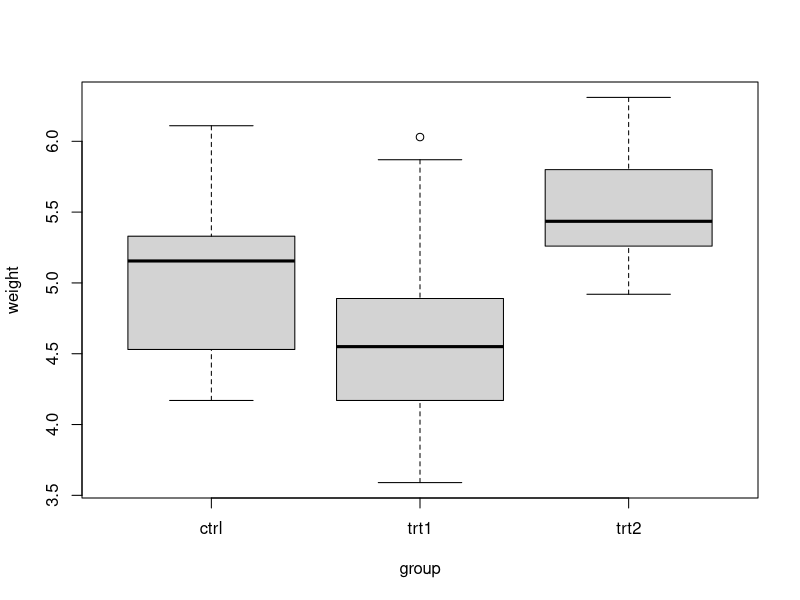
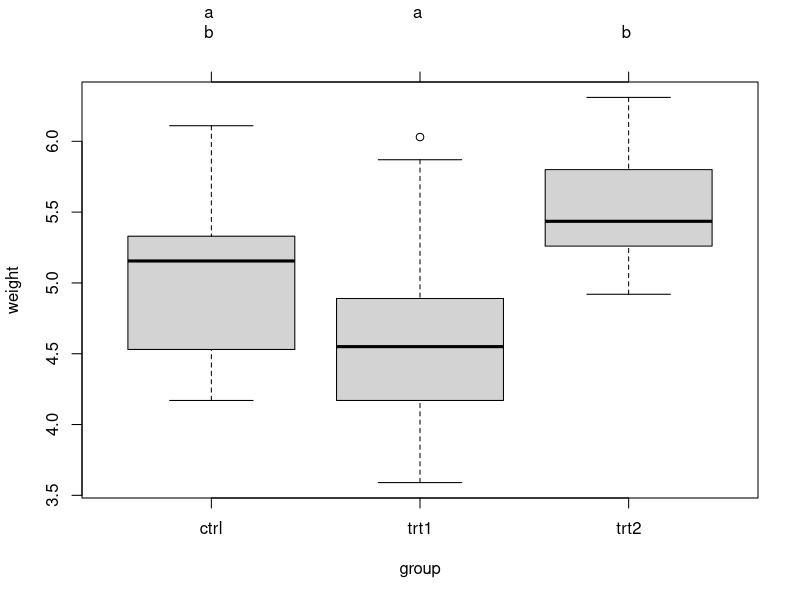
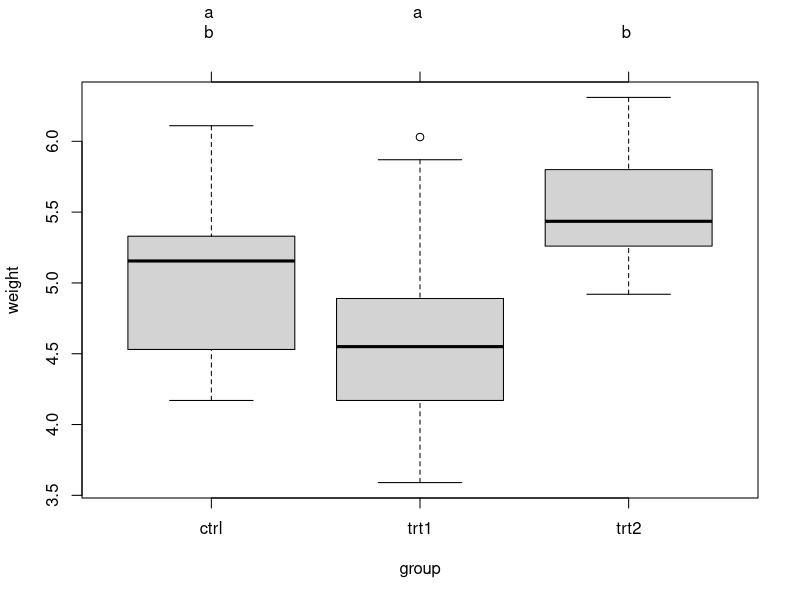

These figures' R source, in order: (Note: this script raises an error after producing the figures.)
## ---- chunk 1
boxplot(weight ~ group, data = PlantGrowth)
## ---- chunk 2
fit = lm(weight ~ group, data = PlantGrowth)
summary(fit)
## ---- chunk 3
anov = aov(fit)
summary(anov)
## ---- chunk 4
summary(anov)
## ---- chunk 5
TukeyHSD(anov)
## ---- chunk 6
library(multcomp)

fit = lm(weight ~ group, data = PlantGrowth)
tuk = glht(fit, linfct = mcp(group = "Tukey"))
summary(tuk)          # Standard display.
tuk.cld = cld(tuk)    # Letter-based display.
plot(tuk.cld)
## ---- chunk 7
plot(tuk.cld)
## ---- chunk 8
fit = lm(weight ~ 0 + group, data = PlantGrowth)
## ---- chunk 9
summary(fit)
## ---- chunk 10
PlantGrowth$group3 = PlantGrowth$group
contrasts(PlantGrowth$group3) = contr.helmert
fit = lm(weight ~ group3, data = PlantGrowth)
summary(fit)
## ---- chunk 11
fit = lm(Ozone ~ Wind + Temp, data = airquality)
summary(aov(fit))
## ---- chunk 12
fit = lm(Ozone ~ Temp + Wind, data = airquality)
summary(aov(fit))
## ---- chunk 13
car::Anova(fit, type = "II")
## ---- chunk 14
car::Anova(fit, type = "III")
## ---- chunk 15
knitr::include_graphics(c("images/ANOVA.jpg"))
## ---- chunk 16
